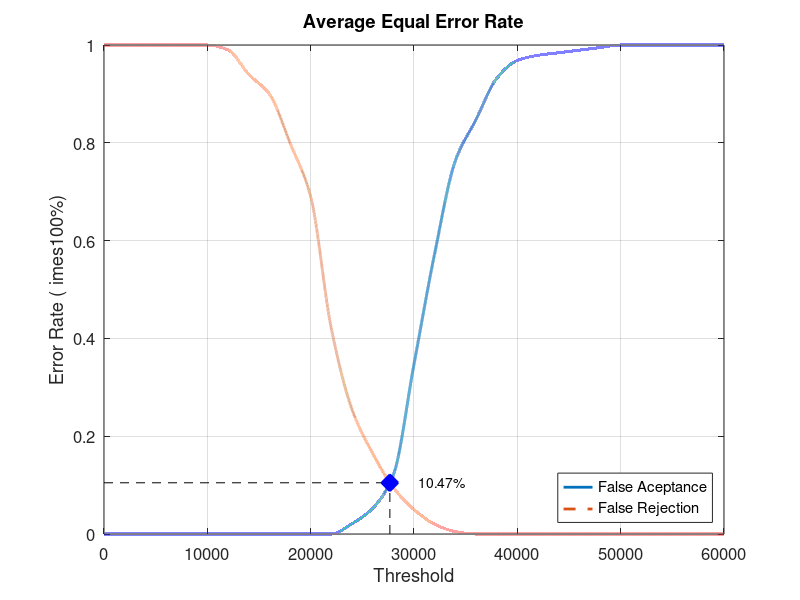
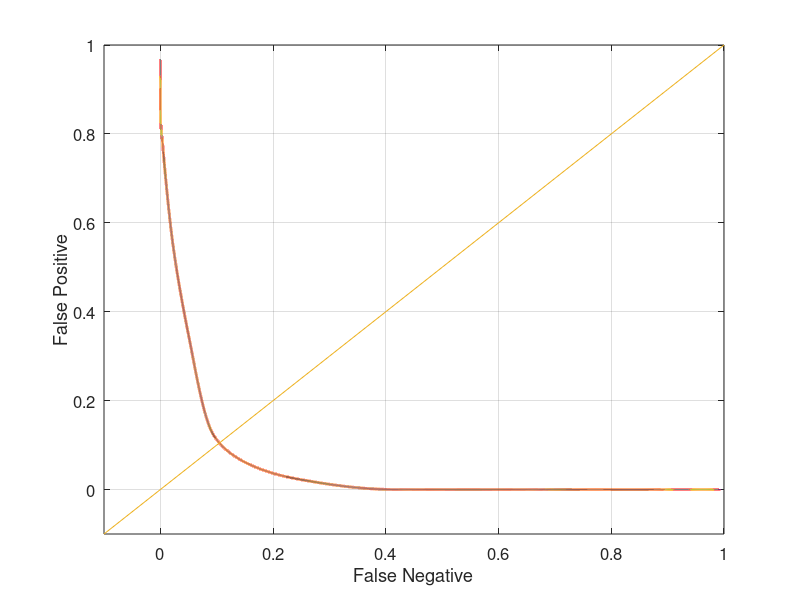

These charts were generated, in order, by the following MATLAB code:
close all;
clear;
clc;
x = 0:2000:60000;
xq = 0:0.5:60000;

y0 = [0 0 0 0 0 0 0 0 0 0 0 0 0.0210526 0.0526316 0.121053 0.347368 0.573684 0.763158 0.847368 0.931579 0.968421 0.978947 0.984211 0.989474 0.994737 1 1 1 1 1 1]
yy0 = interp1(x, y0, xq, 'pchip');
y1 = [1 1 1 1 1 1 0.99 0.94 0.9 0.8 0.69 0.42 0.255 0.165 0.095 0.05 0.02 0.005 0 0 0 0 0 0 0 0 0 0 0 0 0]
yy1 = interp1(x, y1, xq, 'pchip');

% Calculating EER: 
y2 = abs(y0 - y1);
find(y2 == min(y2))
yy2 = abs(yy0 - yy1);
xEER = find(yy2 == min(yy2));
xEERIndex = xq(xEER) % X-axis EER
yEER = yy0(xEER) % Y-axis EER

main = figure
plot(xq, yy0,'-','LineWidth', 2);	hold on
plot(xq, yy1,'--','LineWidth', 2);	hold on
plot([xEERIndex xEERIndex], [0 yEER], 'k--');	hold on
plot([0 xEERIndex], [yEER yEER], 'k--');	hold on
plot(xEERIndex, yEER, 'bx', 'LineWidth', 10);	hold on
text(xEERIndex + 10 * xEERIndex / 100, yEER, [num2str(round((10000 * yEER)) / 100) '%'])
legend('False Aceptance', 'False Rejection', 'Location', 'SouthEast')
xlabel('Threshold')
ylabel('Error Rate (	imes100%)')
title('Average Equal Error Rate')
set(gca, 'FontSize', 12)
axis([0 60000 0 1])
grid on

print(main, 'Database4_2Main', '-dpng');
FNRxFPR = figure('Color', [1 1 1]);
plot(yy1, yy0, '-', yy1, yy0, 'LineWidth', 2);
hold on
y = -0.1:0.1:1
plot(y, y); 
set(gca, 'FontSize', 12)
xlabel('False Negative')
ylabel('False Positive')
axis([-0.1 1 -0.1 1])
set(gca, 'FontSize', 12)
grid on

print(FNRxFPR, 'Database4_2FNRxFPR','-dpng');
